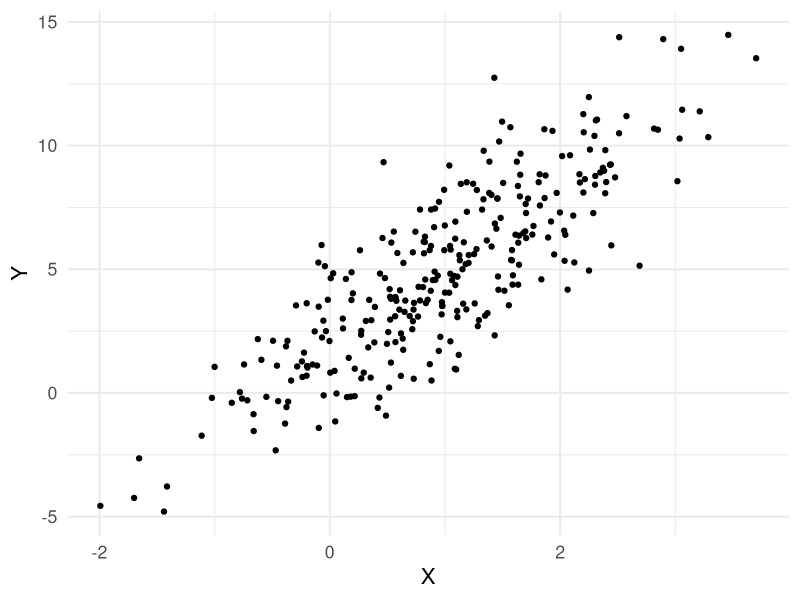
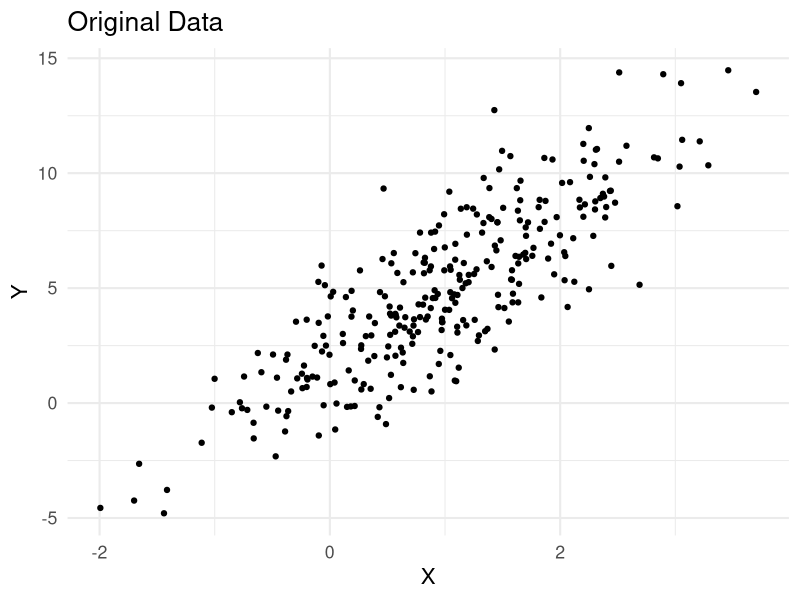
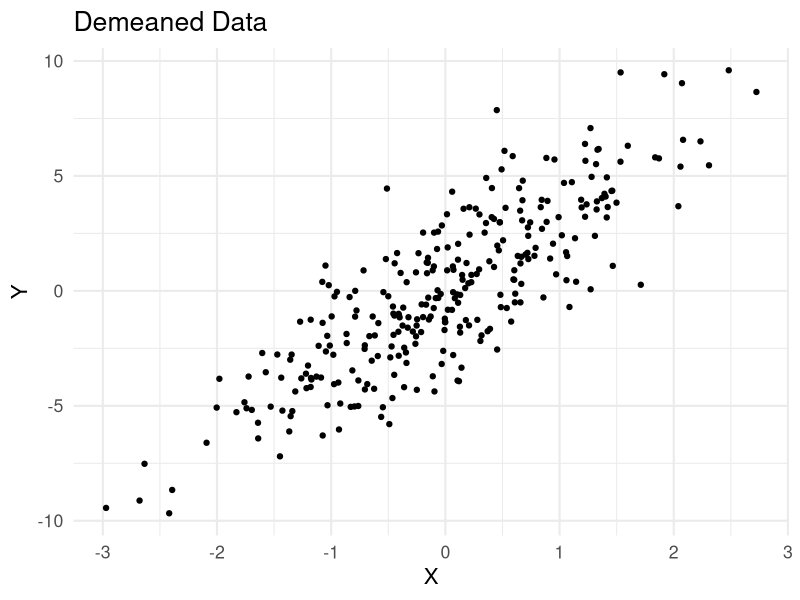
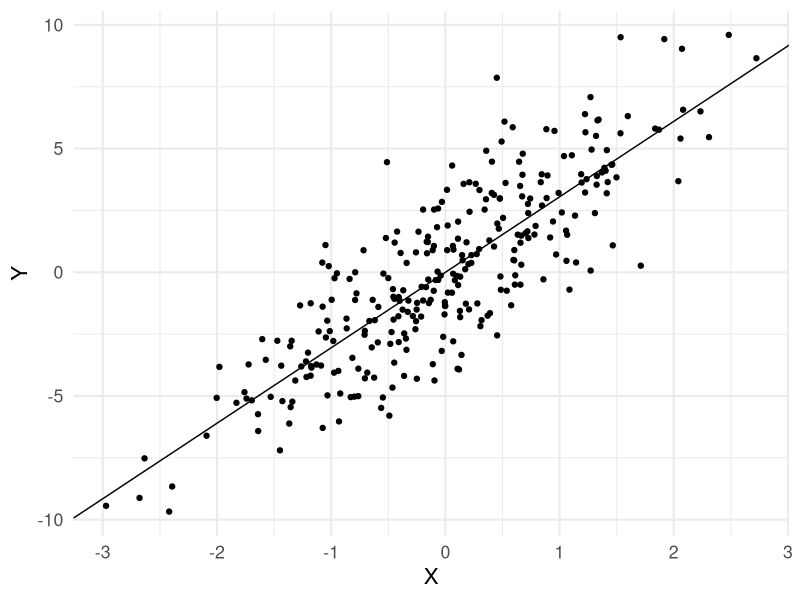
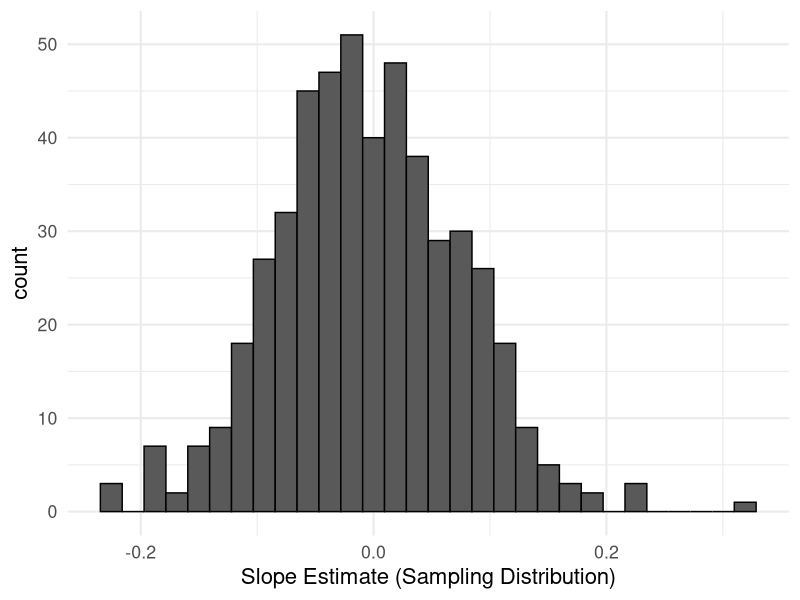

Write the R code that produced these figures, in order.
## ---- chunk 1
library(tidyverse)
theme_set(theme_minimal(base_size = 16))
knitr::opts_chunk$set(comment=NA, fig.width=7, fig.height=5, 
                      fig.align = 'center', out.width = 600,
                      message=FALSE, warning=FALSE, echo=TRUE)
set.seed(42)
## ---- chunk 2

# Create some data where we know the true data-generating process
n <- 300
a <- 2
b <- 3

data <- tibble(X = rnorm(n, 1, 1),
               epsilon = rnorm(n, 0, 2),
               Y = a + b*X + epsilon)

data %>% 
  select(X,Y) %>% 
  cor

ggplot(data) +
  geom_point(mapping = aes(x=X,y=Y))
## ---- chunk 3
demeaned_data <- data %>% 
  mutate(Y = Y - mean(Y),
         X = X - mean(X))
## ---- chunk 4
ggplot(data) +
  geom_point(mapping = aes(x=X,y=Y)) +
  labs(x='X',y='Y',title = 'Original Data')
## ---- chunk 5
ggplot(demeaned_data) +
  geom_point(mapping = aes(x=X,y=Y)) +
  labs(x='X',y='Y',title = 'Demeaned Data')
## ---- chunk 6
slope_estimate <- 
  sum(demeaned_data$X * demeaned_data$Y) /
  sum(demeaned_data$X^2)

slope_estimate

linear_model_fit <- lm(Y~X, data = demeaned_data) 
linear_model_fit # hello

ggplot(demeaned_data) + 
  geom_point(mapping = aes(x=X,y=Y)) +
  geom_abline(intercept = 0, slope = slope_estimate)
## ---- chunk 7
get_slope_estimate <- function(a = 0, b = 0, X,
                               sd_epsilon = 2){
  
  n <- length(X)
  
  # Create random dataset assuming null hypothesis (b = 0, a = 0)  
  data <- tibble(X = X,
                 epsilon = rnorm(n, 0, sd_epsilon),
                 Y = a + b*X + epsilon)
  
  # Return the slope estimate
  sum(data$X * data$Y) / sum(data$X^2)
}

get_slope_estimate(X = demeaned_data$X)

## ---- chunk 8
sampling_distribution <- replicate(500, get_slope_estimate(X = data$X))

tibble(sampling_distribution) %>% 
  ggplot() +
  geom_histogram(mapping = aes(x=sampling_distribution),
                 color = 'black') +
  labs(x='Slope Estimate (Sampling Distribution)') # a bell curved sampling distribution again! (t distribution)
## ---- chunk 9
sum(sampling_distribution > slope_estimate) # p-value effectively zero

standard_error <- sd(sampling_distribution)

confidence_interval <- c(slope_estimate - 1.96 * standard_error,
                         slope_estimate + 1.96 * standard_error)

summary(linear_model_fit)
confint(linear_model_fit)
## ---- chunk 10
data <- tibble(c = 1,
            x1 = rnorm(100, 0, 1),
            x2 = rnorm(100, 0, 1),
            y = 2*x1 + 3*x2 + rnorm(100, 0, 1))

linear_model <- lm(y ~ x1 + x2, data = data)

summary(linear_model)

# X matrix
X <- data %>% 
  select(c, x1, x2) %>% 
  as.matrix

# y vector
y <- data %>% 
  pull(y)

# beta hat = (X'X)^-1 X'y
beta_hat <- solve(t(X) %*% X) %*% t(X) %*% y

beta_hat
linear_model # that's where the coefficients come from; the parameter estimates that minimize the sum of squared errors
